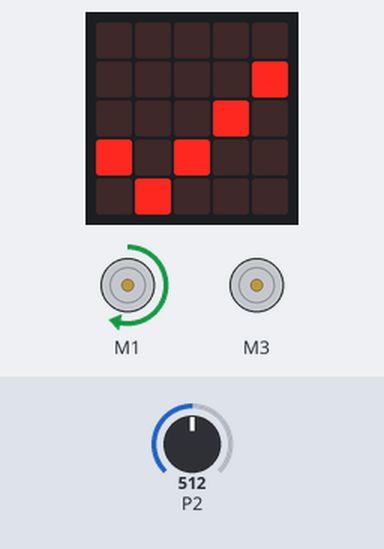
A program run on a simulated BBC micro:bit (MakeCode). On the bench: the board's 5×5 LED display, 2 × DC motor (green arrow = forward, orange = backward, longer = faster). The test bench sets the inputs (shaded band); at power-on: P2 = 512 (analog values on the 0–1023 scale). What the program prints to the serial console is not drawn.

Above: at 1.8 s.
1.9 s: P2 set to 883
4.7 s: P2 set to 911
At 5.1 s:
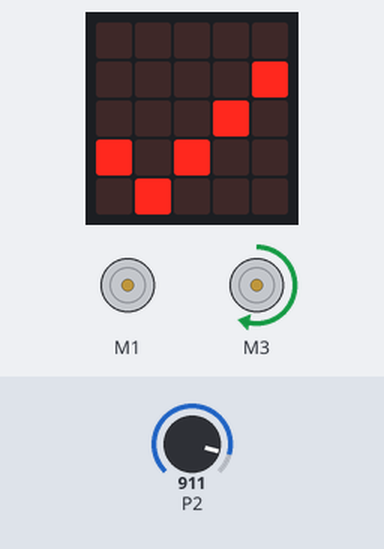
6.2 s: P2 set to 890
At 7.4 s:
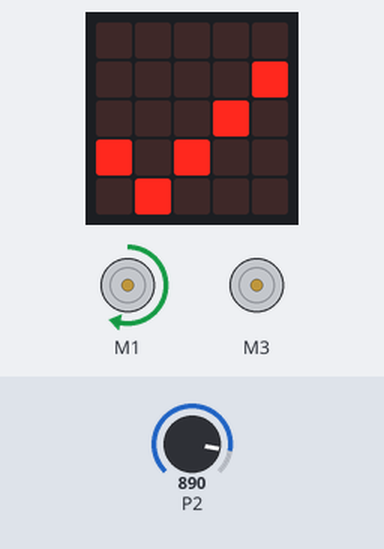
7.7 s: P2 set to 900
At 8.4 s:
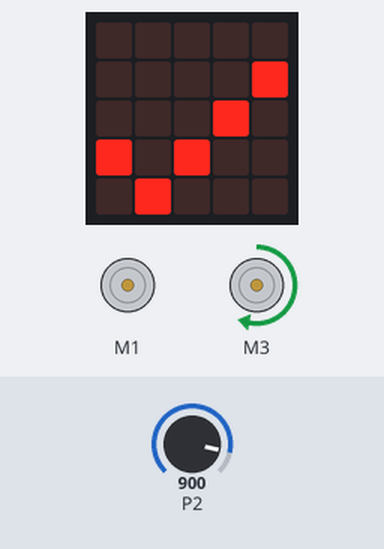
Timing chart, 0 to 10.2 s (numbered marks = the images above; inputs shaded):
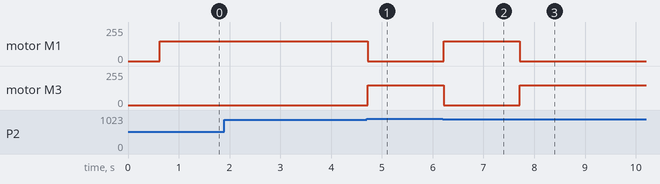

The program:

main.ts
```typescript
basic.showIcon(IconNames.Yes)
basic.forever(function () {
    serial.writeNumber(pins.analogReadPin(AnalogReadWritePin.P2))
    if (pins.analogReadPin(AnalogReadWritePin.P2) < 900) {
        robotbit.MotorRunDual(
        robotbit.Motors.M1A,
        150,
        robotbit.Motors.M2A,
        0
        )
    } else {
        robotbit.MotorRunDual(
        robotbit.Motors.M1A,
        0,
        robotbit.Motors.M2A,
        150
        )
    }
})
```

test.ts
```typescript
// testes vão aqui; isto não será compilado quando este pacote for usado como uma extensão.
```

Measured:
- the behaviour switches between 899 and 900 on P2 (found by bisection; images 0 and 1)
- after the input at 1.9 s, every drawn part: stays the same
- after the input at 4.7 s, motor M1: forward 150/255 → stopped at once; motor M3: stopped → forward 150/255 at once
- after the input at 6.2 s, motor M1: stopped → forward 150/255 at once; motor M3: forward 150/255 → stopped at once
- after the input at 7.7 s, motor M1: forward 150/255 → stopped at once; motor M3: stopped → forward 150/255 at once
